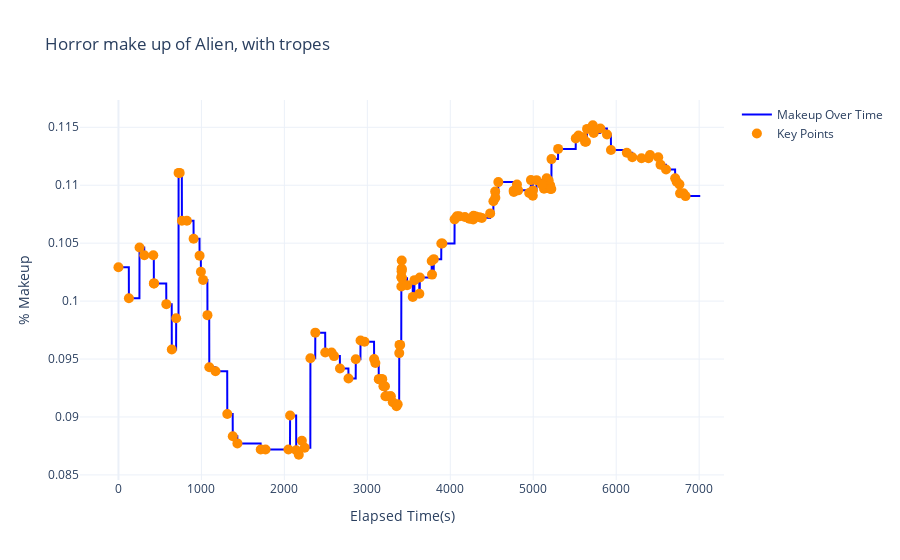

Notebook code cell kept with this figure:
### Code cell
import plotly.graph_objects as go
import numpy as np

# Create the plot
fig = go.Figure()

# Add the line plot
fig.add_trace(go.Scatter(
    x=x_points,
    y=props,
    mode='lines',
    name='Makeup Over Time',
    line=dict(color='blue')
))

# Add the scatter points with hover text
fig.add_trace(go.Scatter(
    x=times,
    y=interactable_y,
    mode='markers',
    name='Key Points',
    marker=dict(color='darkorange', size=10),
    text=labels,  # Hover text for each point
    hoverinfo='text'  # Display the hover text
))

# Update the layout
fig.update_layout(
    title=f"{genre} make up of Alien, with tropes",
    xaxis_title="Elapsed Time(s)",
    yaxis_title="% Makeup",
    showlegend=True,
    template='plotly_white'
)

# Show the plot
fig.show()

### Figure 1 — Plotly figure (JSON) as saved in the notebook; plotly's stock layout.template omitted (floating-point values rounded to 4 significant figures; data arrays with more than 128 entries replaced by an {"elided": "..."} marker saying what was removed)
{"data": [{"line": {"color": "blue"}, "mode": "lines", "name": "Makeup Over Time", "type": "scatter", "x": {"elided": "7014 int values"}, "y": {"elided": "7014 float values"}}, {"hoverinfo": "text", "marker": {"color": "darkorange", "size": 10}, "mode": "markers", "name": "Key Points", "text": {"elided": "141 str values"}, "type": "scatter", "x": {"elided": "141 int values"}, "y": {"elided": "141 float values"}}], "layout": {"showlegend": true, "title": {"text": "Horror make up of Alien, with tropes"}, "xaxis": {"title": {"text": "Elapsed Time(s)"}}, "yaxis": {"title": {"text": "% Makeup"}}}}
